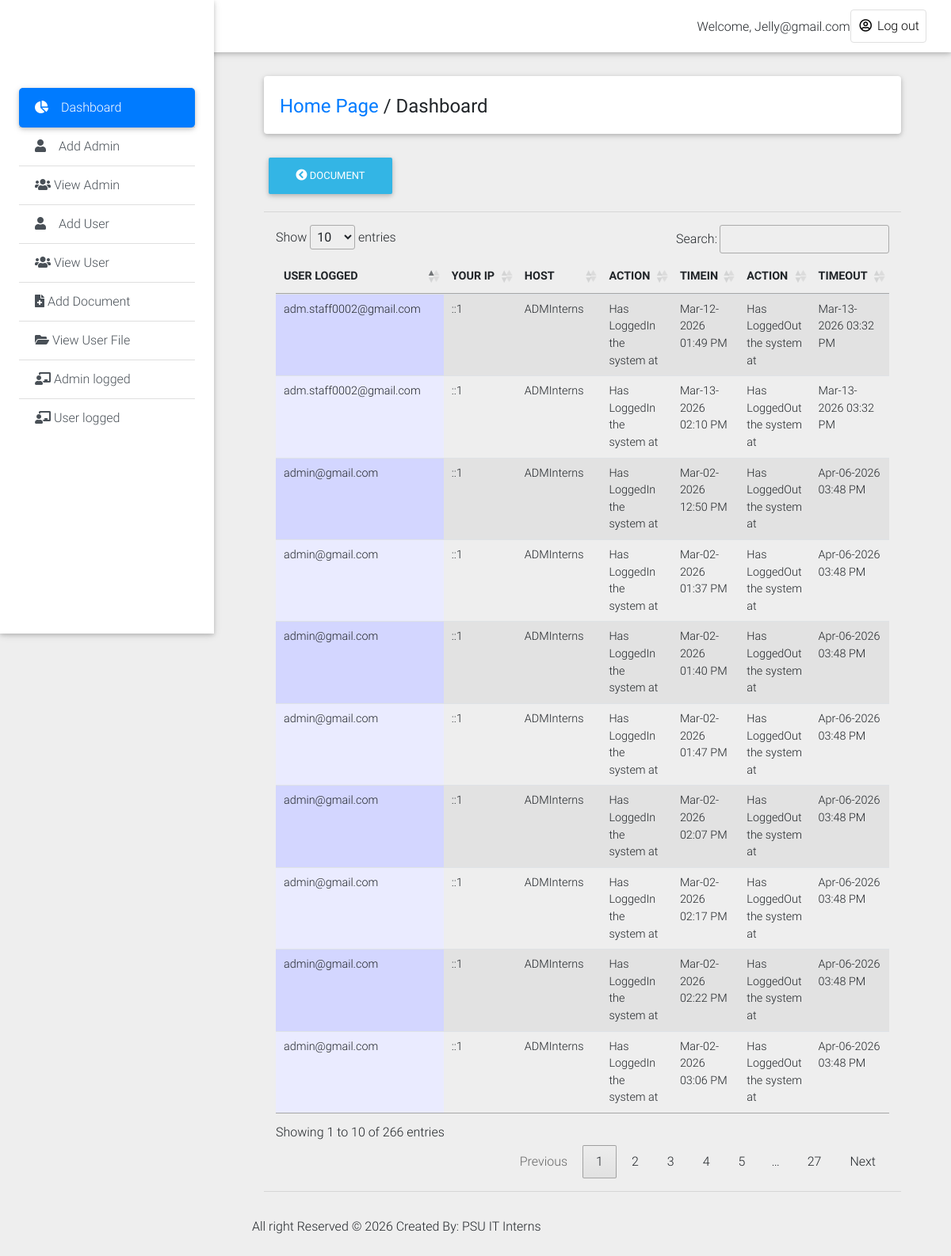
Before: /records-administrator/admin_log.php (signed in) with the older database file.
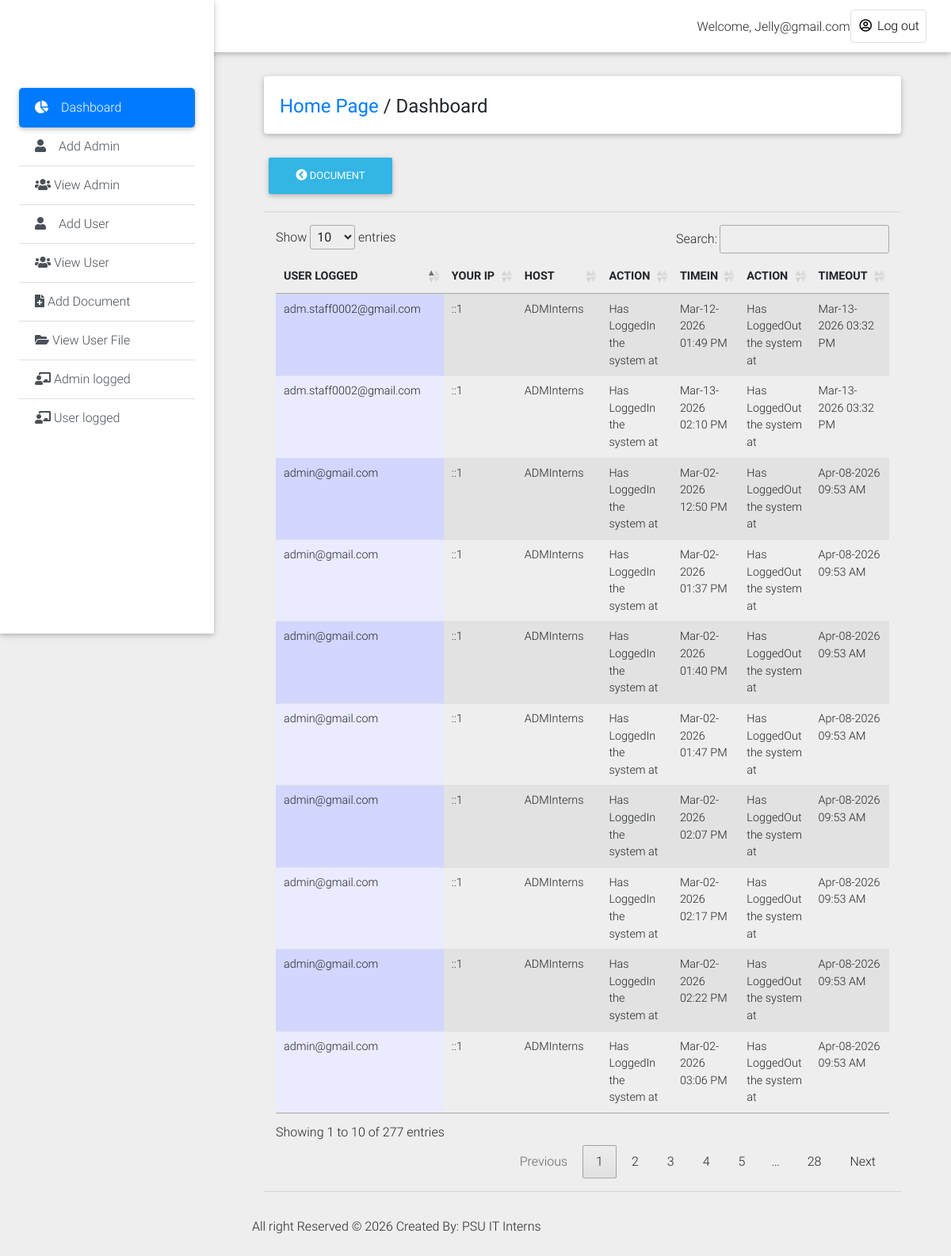
After: the same page with the newer database file.
### tables this page shows
CREATE TABLE `history_log1` (
  `log_id` int(11) NOT NULL,
  `id` int(11) NOT NULL,
  `admin_user` text NOT NULL,
  `action` varchar(100) NOT NULL,
  `actions` varchar(200) NOT NULL DEFAULT 'Has LoggedOut the system at',
  `ip` text NOT NULL,
  `host` text NOT NULL,
  `login_time` varchar(200) NOT NULL,
  `logout_time` varchar(200) NOT NULL
);

### records-administrator/admin_log.php (the view, shortened to what this page needs)
<!DOCTYPE html>
<html lang="en">
<head>
  <link rel="stylesheet" href="https://use.fontawesome.com/releases/v5.8.1/css/all.css">
  <link href="css/bootstrap.min.css" rel="stylesheet">
  <link href="css/mdb.min.css" rel="stylesheet">
  <link href="css/style.min.css" rel="stylesheet">
    <link rel="stylesheet" type="text/css" href="medias/css/dataTable.css" />
</head>
<body class="grey lighten-3">
  <header>
    <nav class="navbar fixed-top navbar-expand-lg navbar-light white scrolling-navbar">
      <div class="container-fluid">
        <div class="collapse navbar-collapse" id="navbarSupportedContent">
            <?php
             require_once("../include/connection.php");
               $id = mysqli_real_escape_string($conn,$_SESSION['admin_user']);
              $r = mysqli_query($conn,"SELECT * FROM admin_login where id = '$id'") or die (mysqli_error($conn));
              $row = mysqli_fetch_array($r);
               $id=$row['admin_user'];
            ?>
          <ul class="navbar-nav nav-flex-icons">
                <li style="margin-top: 10px;">Welcome,</font> <?php echo ucwords(htmlentities($id)); ?></li>
            <li class="nav-item">
              <a href="logout.php" class="nav-link border border-light rounded waves-effect">
               <i class="far fa-user-circle"></i> Log out
              </a>
            </li>
          </ul>
        </div>
      </div>
    </nav>
    <div class="sidebar-fixed position-fixed">
      <a class="logo-wrapper waves-effect">
</a>
     <div class="list-group list-group-flush">
        <a href="dashboard.php" class="list-group-item active waves-effect">
          <i class="fas fa-chart-pie mr-3"></i>Dashboard
        </a>
         <a href="#" class="list-group-item list-group-item-action waves-effect"  data-toggle="modal" data-target="#modalRegisterForm">
          <i class="fas fa-user mr-3"></i>Add Admin</a>
            <a href="view_admin.php" class="list-group-item list-group-item-action waves-effect">
          <i class="fas fa-users"></i> View Admin</a>
        <a href="#" class="list-group-item list-group-item-action waves-effect" data-toggle="modal" data-target="#modalRegisterForm2">
          <i class="fas fa-user mr-3"></i>Add User</a>
           <a href="view_user.php" class="list-group-item list-group-item-action waves-effect">
          <i class="fas fa-users"></i>  View User</a>
        <a href="add_document.php" class="list-group-item list-group-item-action waves-effect">
          <i class="fas fa-file-medical"></i> Add Document</a>
        <a href="view_userfile.php" class="list-group-item list-group-item-action waves-effect">
          <i class="fas fa-folder-open"></i> View User File</a>
            <a href="admin_log.php" class="list-group-item list-group-item-action waves-effect">
          <i class="fas fa-chalkboard-teacher"></i> Admin logged</a>
              <a href="user_log.php" class="list-group-item list-group-item-action waves-effect">
          <i class="fas fa-chalkboard-teacher"></i> User logged</a>
      </div>
    </div>
  </header>
  <main class="pt-5 mx-lg-5">
    <div class="container-fluid mt-5">
      <div class="card mb-4 wow fadeIn">
        <div class="card-body d-sm-flex justify-content-between">
          <h4 class="mb-2 mb-sm-0 pt-1">
            <a href="dashboard.php">Home Page</a>
            <span>/</span>
            <span>Dashboard</span>
          </h4>
        </div>
      </div>
      <div class="">
    <a href="add_document.php"><button type="button" class="btn btn-info"><i class="fas fa-chevron-circle-left"></i>  Document</button></a>
    </div>
<hr>
 <div class="col-md-12">
  <table id="dtable" class = "table table-striped" style="">
     <thead>
    <th>USER LOGGED</th>
     <th>YOUR IP</th>
     <th>HOST</th>
     <th>ACTION</th>
     <th>TIMEIN</th>
     <th>ACTION</th>
     <th>TIMEOUT</th>
</thead>
<tbody>
    <tr>
        <?php
        require_once("../include/connection.php");
      $query = mysqli_query($conn,"SELECT * from history_log1") or die (mysqli_error($conn));
      while($file=mysqli_fetch_array($query)){
         $name =  $file['admin_user'];
         $ip =  $file['ip'];
         $host =  $file['host'];
         $action =  $file['action'];
         $logintime =  $file['login_time'];
         $actions =  $file['actions'];
         $logouttime =  $file['logout_time'];
      ?>
      <td><?php echo $name; ?></td>
       <td><?php echo $ip; ?></td>
      <td><?php echo $host; ?></td>
      <td><?php echo $action; ?></td>
      <td><?php echo $logintime; ?></td>
      <td><?php echo $actions; ?></td>
      <td><?php echo $logouttime; ?></td>
    </tr>
<?php } ?>
</tbody>
   </table>
    </div>
    <hr></div>
    <div class="footer-copyright py-3">
     <p>All right Reserved &copy; <?php echo date('Y');?> Created By: PSU IT Interns</p>
    </div>
<link rel="stylesheet" type="text/css" href="https://cdn.datatables.net/1.10.9/css/jquery.dataTables.min.css"/>
<link rel="stylesheet" type="text/css" href="https://cdn.datatables.net/responsive/1.0.3/css/dataTables.responsive.css">
</body>
</html>

### records-administrator/medias/css/dataTable.css (style rules this page uses)
.sorting_asc { background: url('../images/sort_asc.png') no-repeat center right; }
.sorting { background: url('../images/sort_both.png') no-repeat center right; }
tr.odd { background-color: #E2E4FF; }
tr.odd td.sorting_1 { background-color: #D3D6FF; }
tr.even td.sorting_1 { background-color: #EAEBFF; }

Changed rows visible on the page:
removed history_log1: admin_user "admin@gmail.com", ip "::1", host "ADMInterns", action "Has LoggedIn the system at", login_time "Mar-02-2026 12:50 PM", actions "Has LoggedOut the system at", logout_time "Apr-06-2026 03:48 PM"
removed history_log1: admin_user "admin@gmail.com", ip "::1", host "ADMInterns", action "Has LoggedIn the system at", login_time "Mar-02-2026 01:37 PM", actions "Has LoggedOut the system at", logout_time "Apr-06-2026 03:48 PM"
removed history_log1: admin_user "admin@gmail.com", ip "::1", host "ADMInterns", action "Has LoggedIn the system at", login_time "Mar-02-2026 01:40 PM", actions "Has LoggedOut the system at", logout_time "Apr-06-2026 03:48 PM"
removed history_log1: admin_user "admin@gmail.com", ip "::1", host "ADMInterns", action "Has LoggedIn the system at", login_time "Mar-02-2026 01:47 PM", actions "Has LoggedOut the system at", logout_time "Apr-06-2026 03:48 PM"
removed history_log1: admin_user "admin@gmail.com", ip "::1", host "ADMInterns", action "Has LoggedIn the system at", login_time "Mar-02-2026 02:07 PM", actions "Has LoggedOut the system at", logout_time "Apr-06-2026 03:48 PM"
removed history_log1: admin_user "admin@gmail.com", ip "::1", host "ADMInterns", action "Has LoggedIn the system at", login_time "Mar-02-2026 02:17 PM", actions "Has LoggedOut the system at", logout_time "Apr-06-2026 03:48 PM"
removed history_log1: admin_user "admin@gmail.com", ip "::1", host "ADMInterns", action "Has LoggedIn the system at", login_time "Mar-02-2026 02:22 PM", actions "Has LoggedOut the system at", logout_time "Apr-06-2026 03:48 PM"
removed history_log1: admin_user "admin@gmail.com", ip "::1", host "ADMInterns", action "Has LoggedIn the system at", login_time "Mar-02-2026 03:06 PM", actions "Has LoggedOut the system at", logout_time "Apr-06-2026 03:48 PM"
added history_log1: admin_user "admin@gmail.com", ip "::1", host "ADMInterns", action "Has LoggedIn the system at", login_time "Mar-02-2026 12:50 PM", actions "Has LoggedOut the system at", logout_time "Apr-08-2026 09:53 AM"
added history_log1: admin_user "admin@gmail.com", ip "::1", host "ADMInterns", action "Has LoggedIn the system at", login_time "Mar-02-2026 01:37 PM", actions "Has LoggedOut the system at", logout_time "Apr-08-2026 09:53 AM"
added history_log1: admin_user "admin@gmail.com", ip "::1", host "ADMInterns", action "Has LoggedIn the system at", login_time "Mar-02-2026 01:40 PM", actions "Has LoggedOut the system at", logout_time "Apr-08-2026 09:53 AM"
added history_log1: admin_user "admin@gmail.com", ip "::1", host "ADMInterns", action "Has LoggedIn the system at", login_time "Mar-02-2026 01:47 PM", actions "Has LoggedOut the system at", logout_time "Apr-08-2026 09:53 AM"
added history_log1: admin_user "admin@gmail.com", ip "::1", host "ADMInterns", action "Has LoggedIn the system at", login_time "Mar-02-2026 02:07 PM", actions "Has LoggedOut the system at", logout_time "Apr-08-2026 09:53 AM"
added history_log1: admin_user "admin@gmail.com", ip "::1", host "ADMInterns", action "Has LoggedIn the system at", login_time "Mar-02-2026 02:17 PM", actions "Has LoggedOut the system at", logout_time "Apr-08-2026 09:53 AM"
added history_log1: admin_user "admin@gmail.com", ip "::1", host "ADMInterns", action "Has LoggedIn the system at", login_time "Mar-02-2026 02:22 PM", actions "Has LoggedOut the system at", logout_time "Apr-08-2026 09:53 AM"
added history_log1: admin_user "admin@gmail.com", ip "::1", host "ADMInterns", action "Has LoggedIn the system at", login_time "Mar-02-2026 03:06 PM", actions "Has LoggedOut the system at", logout_time "Apr-08-2026 09:53 AM"
Other visible differences:
text written by a page script: "Show entries Search: Showing 1 to 10 of 266 entries Previous 1 2 3 4 5 … 27 Next" → "Show entries Search: Showing 1 to 10 of 277 entries Previous 1 2 3 4 5 … 28 Next"
